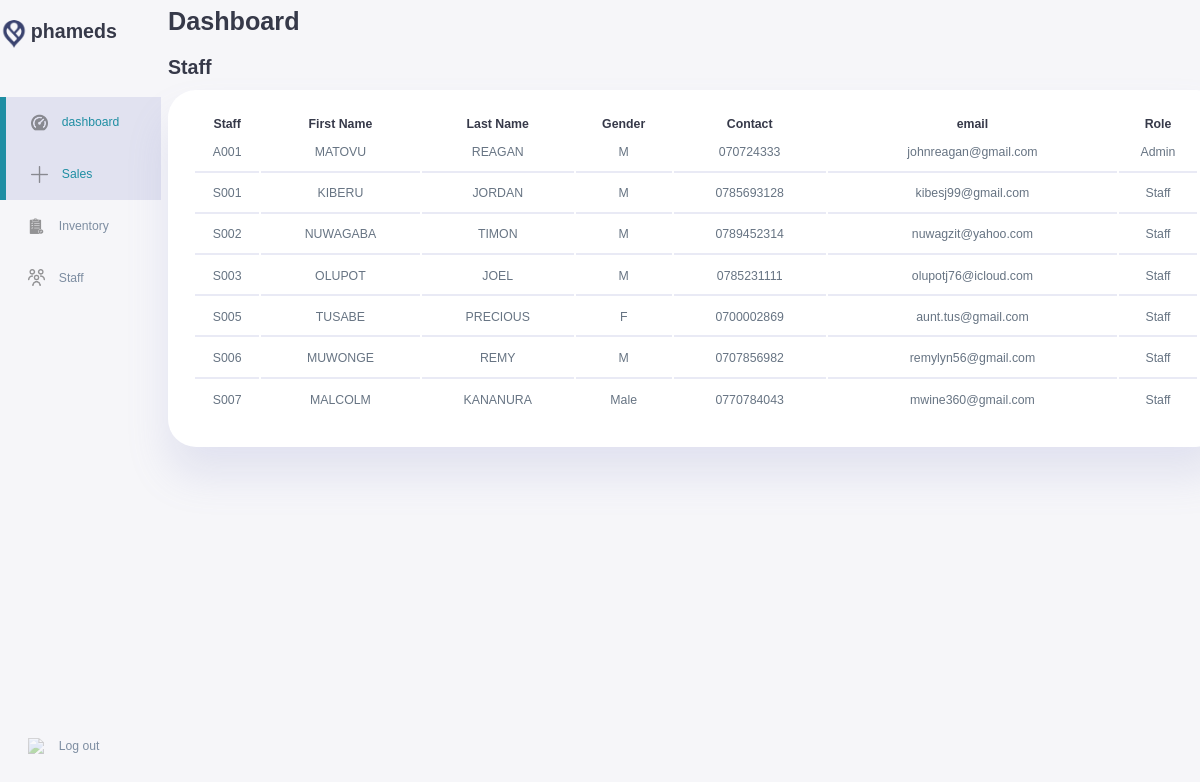
Page /staff.php (signed in) on the committed database.
### tables this page shows
CREATE TABLE `staff` (
  `id` varchar(6) NOT NULL,
  `first_name` varchar(20) NOT NULL,
  `last_name` varchar(20) NOT NULL,
  `user_name` varchar(255) DEFAULT NULL,
  `password` varchar(255) DEFAULT NULL,
  `gender` varchar(20) NOT NULL,
  `email` varchar(20) NOT NULL,
  `contact` varchar(15) NOT NULL,
  `role` varchar(15) NOT NULL
);

### staff.php (called while the page is built, shortened)
<?php
      try {
        require_once('config/connection.php');
        $query = "select * from staff";
        $result = mysqli_query($conn,$query);
        include 'templates/staff.html.php';
      } catch (Exception $e) {
        echo 'Database error: ' . $e->getMessage() . ' in ' . $e->getFile() . ':' . $e->getLine();
      }
      include 'templates/base_template.html.php';
?>

### templates/staff.html.php (the view)
<div class="table" style="margin-top: 4rem;">
        <h2>Staff</h2>
        <table>
                  <thead>
                          <tr>
                            <th>Staff</th>
                            <th>First Name</th>
                            <th>Last Name</th>
                            <th>Gender</th>
                            <th>Contact</th>
                            <th>email</th>
                            <th>Role</th>
                          </tr>
                  </thead>
                  <tbody>
                          <tr>
                              <?php
                              while($row = mysqli_fetch_assoc($result))
                              {
                              ?>
                              <td><?php echo $row['id'];?></td>
                              <td><?php echo $row['first_name'];?></td>
                              <td><?php echo $row['last_name'];?></td>
                              <td><?php echo $row['gender'];?></td>
                              <td><?php echo $row['contact'];?></td>
                              <td><?php echo $row['email'];?></td>
                              <td><?php echo $row['role'];?></td>
                          </tr>
                          <?php
                            }
                            ?>
                  </tbody>
       </table>
</div>

### css/dashboard.css (style rules this page uses)
:root { --color-primary: #1f8ea3; --color-secondary: #284184; --color-tertiary: #00eaff; --color-warning: #020438; --color-white: #fff; --color-info-dark: #7d8da1; --color-info-light: #dce1eb; --color-dark: #363949; --color-light:rgba(132,139,200,0.18); --color-primary-variant:#111e88; --color-dark-variant:#677483; --color-background:#f6f6f9; --card-border-radius: 2rem; --border-radius: 0.4rem; --border-radius-1: 0.8rem; --border-radius-2: 1.2rem; --card-padding: 1.8rem; --padding-1: 1.2rem; --box-shadow: 0 2rem 3rem var(--color-light); }
* { margin: 0; padding: 0; outline: 0; appearance: none; border: 0; text-decoration: none; list-style: none; box-sizing: border-box; }
html { font-size: 14px; }
body { font-family: sans-serif; font-size: 0.88rem; background: var(--color-background); user-select: none; overflow-x: hidden; color: var(--color-dark); }
h2 { font-size: 1.4rem; }
main .table { margin-top: 2rem; }
main .table h2 { margin-bottom: 0.8rem; }
main .table table { background: var(--color-white); width: 100%; border-radius: var(--card-border-radius); padding: var(--card-padding); text-align: center; box-shadow: var(--box-shadow); transition: all 300ms ease; }
main table tbody td { height: 2.8rem; border-bottom: 2px solid var(--color-light); color: var(--color-dark-variant); }
main table tbody tr:last-child td { border: none; }

### rows in the picture
staff: id "A001", first_name "MATOVU", last_name "REAGAN", gender "M", contact "070724333", email "johnreagan@gmail.com", role "Admin"
staff: id "S001", first_name "KIBERU", last_name "JORDAN", gender "M", contact "0785693128", email "kibesj99@gmail.com", role "Staff"
staff: id "S002", first_name "NUWAGABA", last_name "TIMON", gender "M", contact "0789452314", email "nuwagzit@yahoo.com", role "Staff"
staff: id "S003", first_name "OLUPOT", last_name "JOEL", gender "M", contact "0785231111", email "olupotj76@icloud.com", role "Staff"
staff: id "S005", first_name "TUSABE", last_name "PRECIOUS", gender "F", contact "0700002869", email "aunt.tus@gmail.com", role "Staff"
staff: id "S006", first_name "MUWONGE", last_name "REMY", gender "M", contact "0707856982", email "remylyn56@gmail.com", role "Staff"
staff: id "S007", first_name "MALCOLM", last_name "KANANURA", gender "Male", contact "0770784043", email "mwine360@gmail.com", role "Staff"
